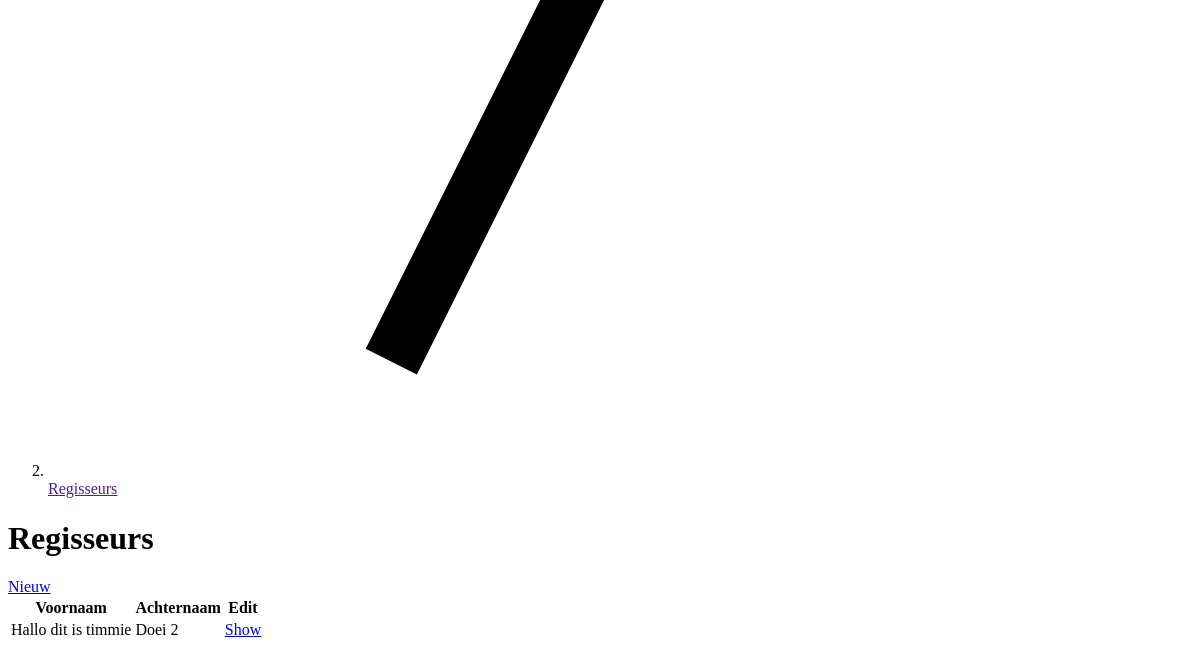
Before: /directors (signed in, lower part) with the older database file.
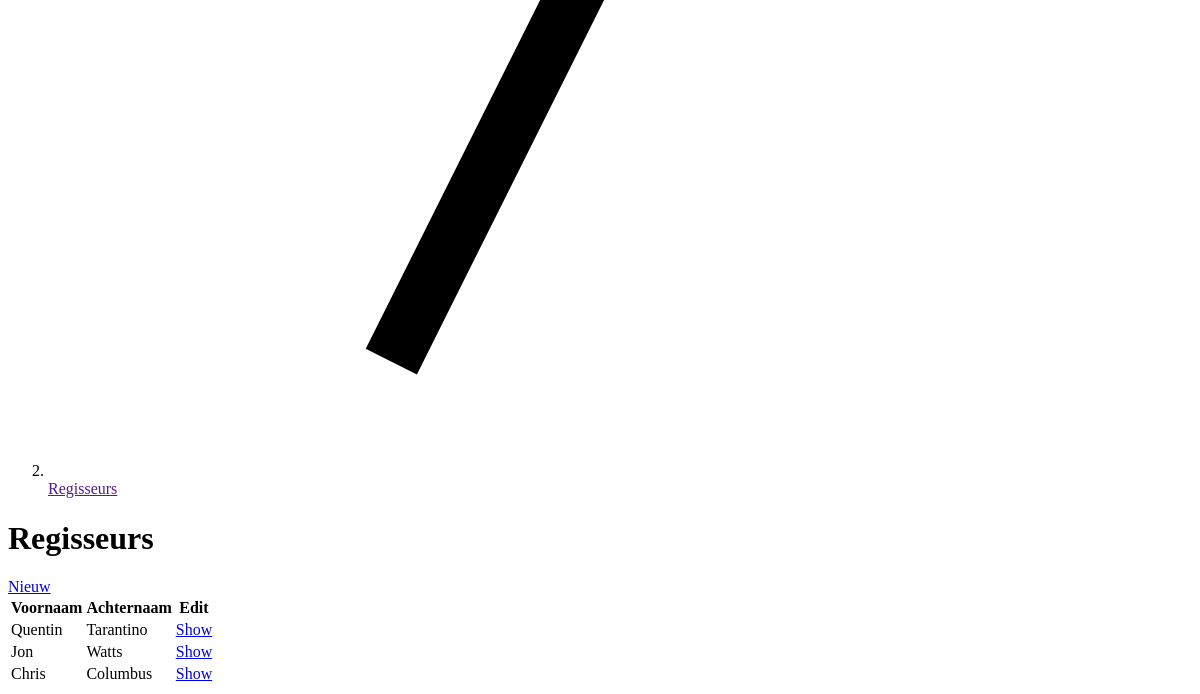
After: the same page with the newer database file.
### src/models.py (models this page shows, shortened)
class Director(db.Model):
    __tablename__ = 'directors'
    id = db.Column(db.Integer, primary_key=True)
    first_name = db.Column(db.String(64), nullable=False)
    last_name = db.Column(db.String(64), nullable=False)

### src/routes/web.py (the view)
@app.route('/directors')
@login_required
def index_directors():
    return render_template('directors/index.html', directors=DirectorApi.index())

### src/api/DirectorApi.py (called while the page is built)
    @staticmethod
    def index():
        return Director.query.all()

### src/models.py (called while the page is built)
@login_manager.user_loader
def load_user(user_id):
    return User.query.get(user_id)

### src/templates/directors/index.html (shortened to what this page needs)
{% extends 'layouts/dashboard.html' %}
{% import 'macros/app.html' as macro %}
{% block heading %}
    {{ macro.breadcrumbs([{'title': 'Regisseurs'}]) }}
{% endblock %}
{% block content %}
<div class="space-y-4 md:space-y-6">
        <div class="sm:flex justify-between">
            <h1 class="text-3xl font-bold leading-tight text-gray-900">
                Regisseurs
            </h1>
            <a href="{{ url_for('create_director') }}" class="inline-flex items-center px-4 py-2 border border-gray-300 shadow-sm text-base font-medium rounded-md text-gray-700 bg-white hover:bg-gray-50 focus:outline-none focus:ring-2 focus:ring-offset-2 focus:ring-teal-500">
                Nieuw
            </a>
        </div>
        <div class="bg-white rounded-md shadow-sm overflow-hidden">
            <div class="flex flex-col">
                <div class="-my-2 -mx-4 overflow-x-auto sm:-mx-6 lg:-mx-8">
                    <div class="inline-block min-w-full py-2 align-middle md:px-6 lg:px-8">
                        <div class="overflow-hidden shadow ring-1 ring-black ring-opacity-5 md:rounded-lg">
                            <table class="min-w-full divide-y divide-gray-300">
                                <thead class="bg-teal-600">
                                <tr>
                                    <th scope="col"
                                        class="py-3 pl-4 pr-3 text-left text-xs font-medium uppercase tracking-wide text-white sm:pl-6">
                                        Voornaam
                                    </th>
                                    <th scope="col"
                                        class="px-3 py-3 text-left text-xs font-medium uppercase tracking-wide text-white">
                                        Achternaam
                                    </th>
                                    <th scope="col" class="relative py-3 pl-3 pr-4 sm:pr-6">
                                        <span class="sr-only">Edit</span>
                                    </th>
                                </tr>
                                </thead>
                                <tbody class="divide-y divide-gray-200 bg-white">
                                    {% for director in directors %}
                                        <tr>
                                            <td class="whitespace-nowrap py-4 pl-4 pr-3 text-sm font-medium text-gray-900 sm:pl-6">
                                                {{ director.first_name }}
                                            </td>
                                            <td class="whitespace-nowrap px-3 py-4 text-sm text-gray-500">
                                                {{ director.last_name }}
                                            </td>
                                            <td class="relative whitespace-nowrap py-4 pl-3 pr-4 text-right text-sm font-medium sm:pr-6">
                                                <a href="{{ url_for('show_director', director_id=director.id) }}"
                                                   class="text-teal-600 hover:text-teal-900">
                                                    Show
                                                </a>
                                            </td>
                                        </tr>
                                    {% endfor %}
                                </tbody>
                            </table>
                        </div>
                    </div>
                </div>
            </div>
        </div>
    </div>
{% endblock %}

Changed rows visible on the page:
removed Director: first_name "Hallo dit is timmie", last_name "Doei 2"
added Director: first_name "Quentin", last_name "Tarantino"
added Director: first_name "Jon", last_name "Watts"
added Director: first_name "Chris", last_name "Columbus"
